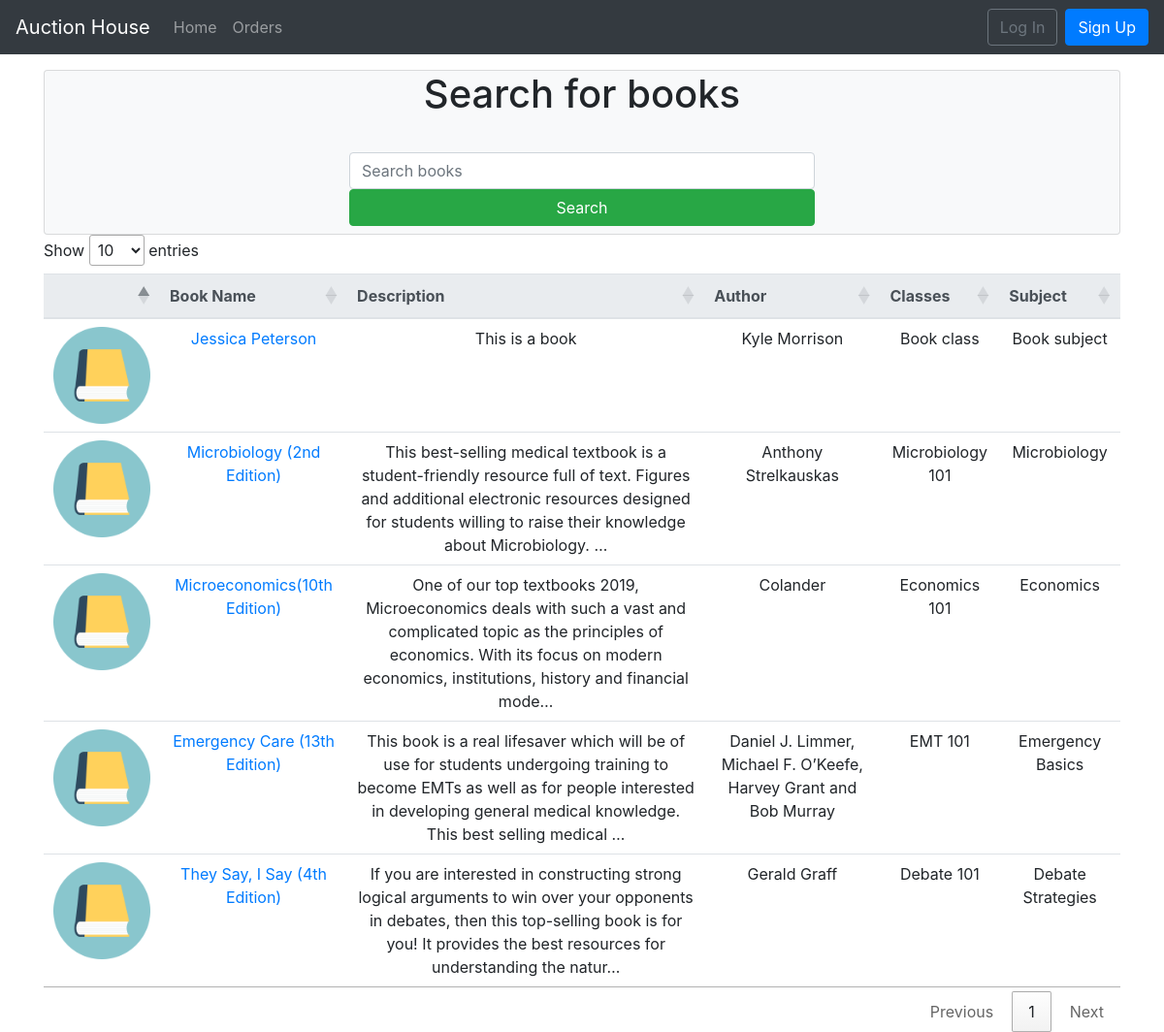
The app's page /, older data.
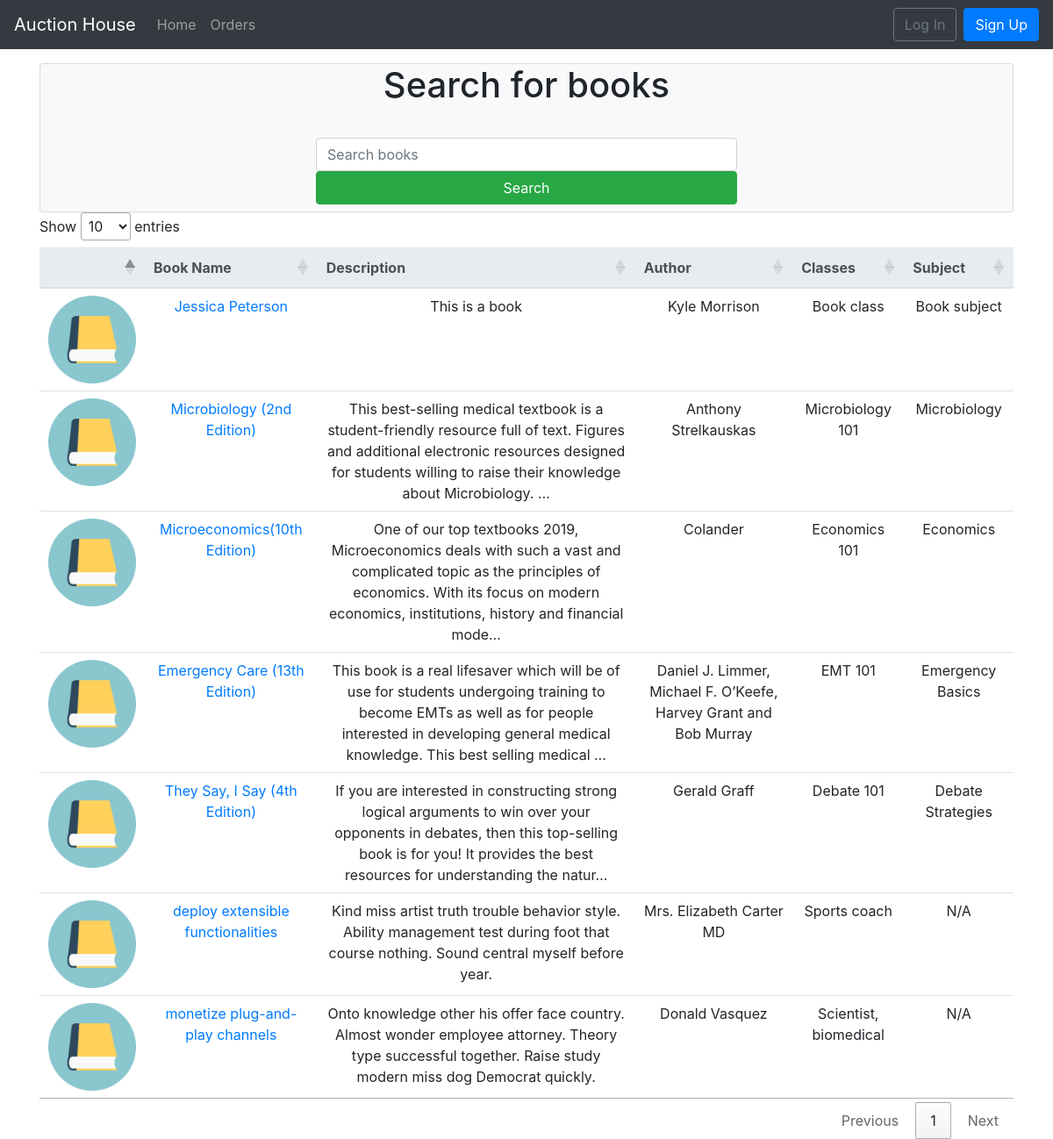
The same page, newer data.
### auction/models.py (models this page shows, shortened)
class Book(models.Model):
    name = models.CharField(max_length=50)
    description = models.TextField()
    classes = models.CharField(max_length=100)
    subject = models.CharField(max_length=100, default='N/A')
    author = models.CharField(max_length=255, default='N/A')
    isbn = models.CharField(max_length=13, default='0000000000000')

### auction/views.py (the view)
# urls.py: path('', views.search_books, name="home"),
def search_books(request):
    form = BookForm()
    template = 'item_list.html'
    '''
    Gets what search term is put into the search bar, and displays only the book that match the search term
    '''
    query = request.GET.get('q')
    if not query:
        query = " "
    results = Book.objects.filter(Q(name__icontains=query))
    context = {
        'books': results,
        'form' : form
    }
    '''
    Allows a book to be created in the system.
    Doesn't work right now.
    '''
    if request.method == 'POST':
        form = BookForm(request.POST)
        if form.is_valid():
            form.save()
            return render (request,template,context)
    return render(request, template, context)

### auction/forms.py
class BookForm(ModelForm):
    class Meta:
        model = Book
        fields = '__all__'

### templates/item_list.html (shortened to what this page needs)
{% extends 'base.html' %}
{% load static %}
{% block stylesheet %}
<link rel="stylesheet" type="text/css" href="https://cdn.datatables.net/1.10.23/css/jquery.dataTables.min.css"/>
{% endblock stylesheet%}
{% block content %}
<br>
<br>
<div class="container mt-4">
<div class="row justify-content-center">
  <div class="container">
      <div class="card bg-light">
        <h1 class="card-title text-center"> Search for books</h1>
        <br>
        <div class="container mb-2">
          <div class="row justify-content-center">
          <form action="{% url 'search_books'%}" method="GET">
            <input class="form-control" id="mainSearch" style="width: 30rem; "name="q" value="{{request.GET.q}}" placeholder="Search books">
            <button type="submit" class="btn btn-success btn-block"> Search </button>
          </form>
          </div>
        </div>
      </div>
    </div>
  </div>
</div>
<div class="container">
<table id = "table_id" class="table table-hover mt-2">
  <thead class="thead-light text-center">
      <tr>
        <th></th>
        <th> Book Name </th>
        <th> Description </th>
        <th> Author </th>
        <th> Classes </th>
        <th> Subject </th>
      </tr>
  </thead>
  <tbody>
    {% for book in books %}
    <tr style="max-height: 10rem;">
      <td><img src="{% static 'pictures/textbook.png' %}" style="width: 100px;height: 100px;" alt=""></td>
      <td class="text-center"> <a href="{% url 'book_view' book.id %}">{{book.name}}</a></td>
      <td class="text-center"> {{book.description|truncatechars:200}}</td>
      <td class="text-center"> {{book.author }}</td>
      <td class="text-center"> {{book.classes }}</td>
      <td class="text-center"> {{book.subject }}</td>
    </tr>
    {% endfor %}
  </tbody>
</table>
</div>
{% endblock content %}

### templates/base.html (shortened to what this page needs)
<!DOCTYPE html>
<html lang="en" dir="ltr">
  <head>
    <link rel="stylesheet" href="https://cdn.jsdelivr.net/npm/bootstrap@4.5.3/dist/css/bootstrap.min.css">
    {% block stylesheet %}{% endblock stylesheet %}
  </head>
  <body>
    {% block body %}
    <nav class="navbar fixed-top navbar-expand-lg navbar-dark bg-dark">
      <a href="#" class="navbar-brand"> Auction House </a>
      <div class="collapse navbar-collapse" id="navbarNavDropdown">
        <ul class="navbar-nav">
          <li class="nav-item ">
            <a href="{% url 'home' %}" class="nav-link"> Home </a>
          </li>
          <li class="navbar-nav">
            <a href="{% url 'search_orders'%}" class="nav-link"> Orders </a>
          </li>
        </ul>
        <ul class="ml-auto navbar-nav ">
          <li class="nav-item dropdown">
            {% if user.is_authenticated %}
              <li class="navbar-nav">
                <a class="nav-link" href="{% url 'inbox' 19 %}"> Messages </a>
              </li>
              <a class="nav-link dropdown-toggle" id= "navbarUserlink" data-toggle="dropdown" href="#">
                {{user.username}}
              </a>
              <div class="dropdown-menu dropdown-menu-right" aria-labelledby="navbarUserlink">
                  <a href="{% url 'library' %}" class="dropdown-item"> My library </a>
                  <a href="{% url 'new_book_instance' %}" class="dropdown-item"> Add to my library </a>
                  <a href="{% url 'add_order' %}" class="dropdown-item"> Add an order </a>
                  <a href="{% url 'my_profile' %}" class="dropdown-item"> My profile </a>
                  <a href="{% url 'logout' %}" class="dropdown-item"> Log out </a>
              </div>
            {% else %}
              <form class="form-inline ml-auto">
                <a href="{% url 'login' %}" class="btn btn-outline-secondary"> Log In </a>
                <a href="{% url 'signup' %}" class="btn btn-primary ml-2"> Sign Up </a>
              </form>
            {% endif %}
          </li>
        </ul>
      </div>
    </nav>
    {% block content %}
    {% endblock content %}
    {% endblock body %}
  </body>
</html>

Row changes from the older to the newer data that the page shows:
added Book: name "deploy extensible functionalities", description "Kind miss artist truth trouble behavior style. Ability management test during foot that course nothing. Sound central myself before year.", author "Mrs. Elizabeth Carter MD", classes "Sports coach", subject "N/A"
added Book: name "monetize plug-and-play channels", description "Onto knowledge other his offer face country. Almost wonder employee attorney. Theory type successful together. Raise study modern miss dog Democrat quickly.", author "Donald Vasquez", classes "Scientist, biomedical", subject "N/A"
